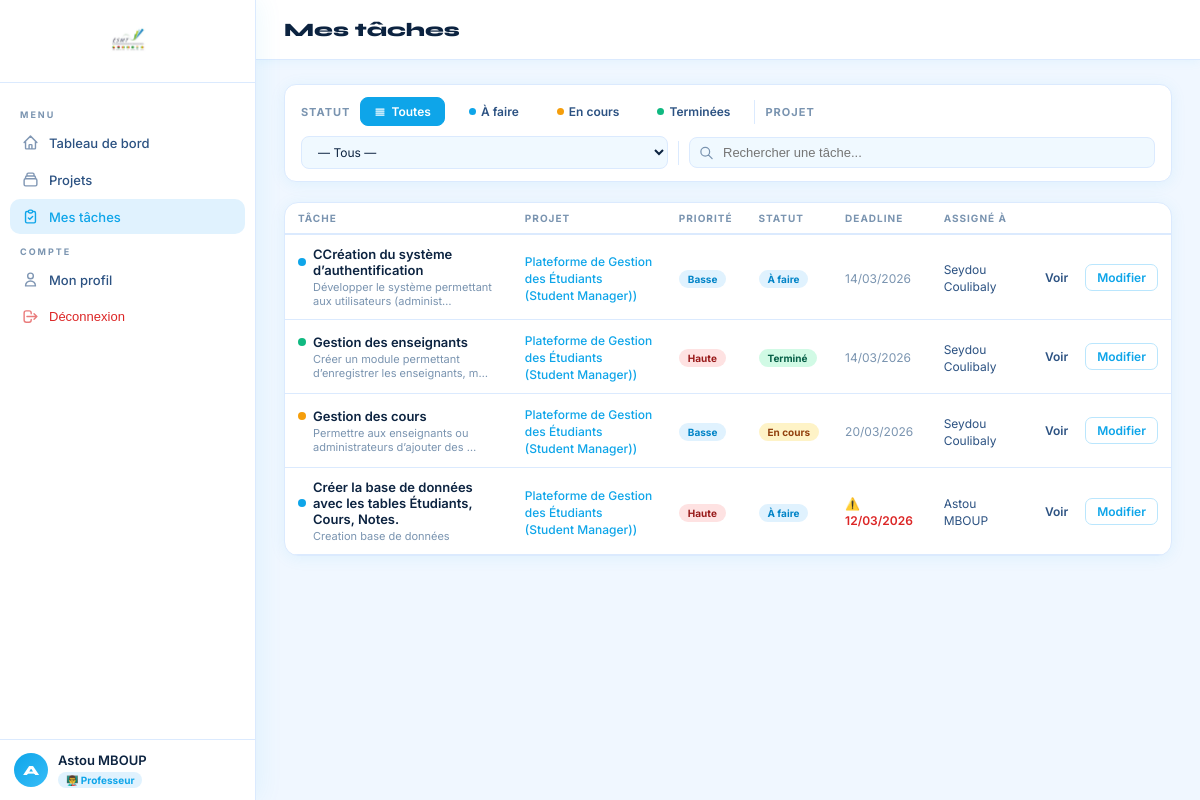
The page /tasks/ (signed in) on the database as committed earlier.
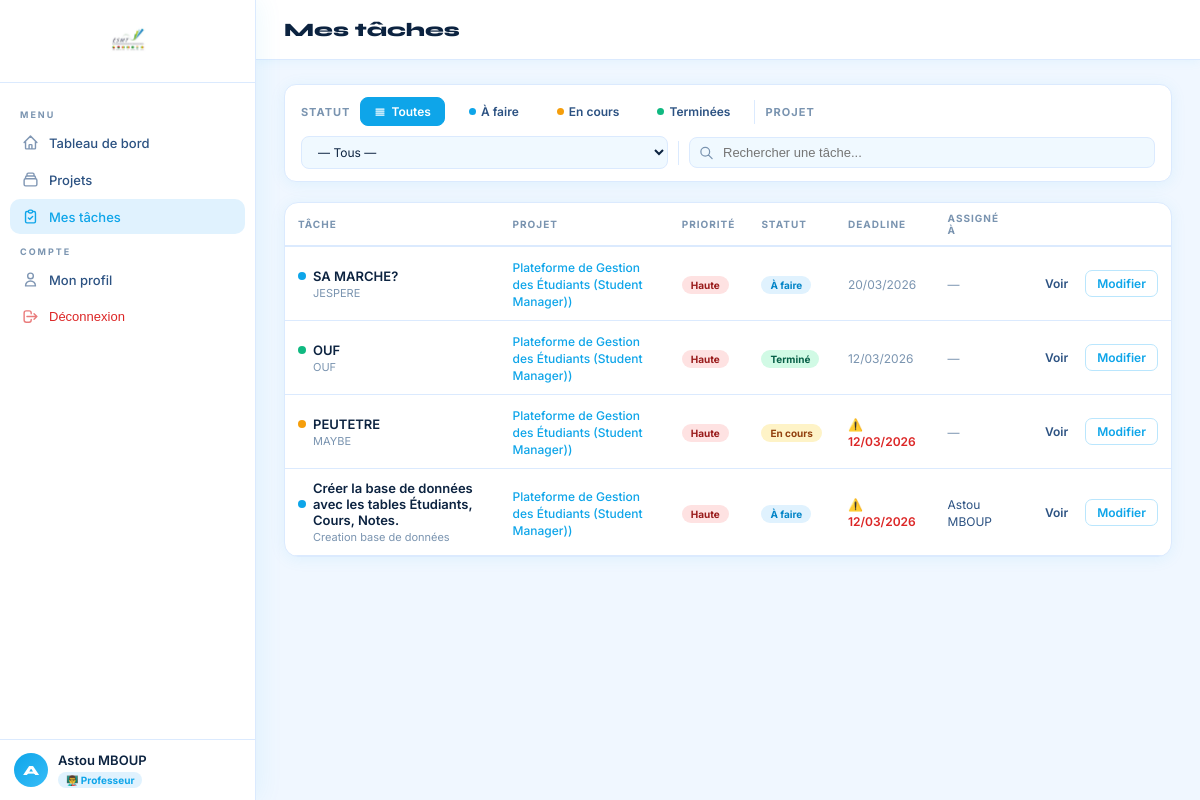
The same page on the database as committed later.
### users/models.py (models this page shows, shortened)
class User(AbstractUser):
    ROLE_ETUDIANT = 'etudiant'
    ROLE_PROFESSEUR = 'professeur'
    ROLE_CHOICES = [
        (ROLE_ETUDIANT, 'Étudiant'),
        (ROLE_PROFESSEUR, 'Professeur'),
    ]
    role = models.CharField(max_length=20, choices=ROLE_CHOICES, default=ROLE_ETUDIANT)
    avatar = models.ImageField(upload_to='avatars/', null=True, blank=True)
    bio = models.TextField(blank=True)
    class Meta:
        verbose_name = 'Utilisateur'
        verbose_name_plural = 'Utilisateurs'
    @property
    def is_professeur(self):
        return self.role == self.ROLE_PROFESSEUR

### tasks/models.py (models this page shows, shortened)
class Task(models.Model):
    STATUS_CHOICES = [
        ('a_faire', 'À faire'),
        ('en_cours', 'En cours'),
        ('termine', 'Terminé'),
    ]
    PRIORITY_CHOICES = [
        ('basse', 'Basse'),
        ('moyenne', 'Moyenne'),
        ('haute', 'Haute'),
    ]
    project = models.ForeignKey(Project, on_delete=models.CASCADE, related_name='tasks')
    title = models.CharField(max_length=200)
    description = models.TextField(blank=True)
    deadline = models.DateTimeField()
    status = models.CharField(max_length=20, choices=STATUS_CHOICES, default='a_faire')
    priority = models.CharField(max_length=10, choices=PRIORITY_CHOICES, default='moyenne')
    assigned_to = models.ForeignKey(
        User, on_delete=models.SET_NULL, null=True, blank=True,
        related_name='assigned_tasks'
    )
    created_by = models.ForeignKey(User, on_delete=models.CASCADE, related_name='created_tasks')
    created_at = models.DateTimeField(auto_now_add=True)
    updated_at = models.DateTimeField(auto_now=True)
    completed_at = models.DateTimeField(null=True, blank=True)
    class Meta:
        verbose_name = 'Tâche'
        verbose_name_plural = 'Tâches'
        ordering = ['-created_at']
    @property
    def is_overdue(self):
        from django.utils import timezone
        if not self.deadline:
            return False
        return self.status != 'termine' and self.deadline < timezone.now()

### projects/models.py (models this page shows, shortened)
class Project(models.Model):
    STATUS_CHOICES = [
        ('actif', 'Actif'),
        ('en_pause', 'En pause'),
        ('termine', 'Terminé'),
        ('archive', 'Archivé'),
    ]
    name = models.CharField(max_length=200)
    description = models.TextField(blank=True)
    creator = models.ForeignKey(User, on_delete=models.CASCADE, related_name='created_projects')
    members = models.ManyToManyField(User, related_name='member_projects', blank=True)
    status = models.CharField(max_length=20, choices=STATUS_CHOICES, default='actif')
    start_date = models.DateField(null=True, blank=True)
    end_date = models.DateField(null=True, blank=True)
    created_at = models.DateTimeField(auto_now_add=True)
    updated_at = models.DateTimeField(auto_now=True)
    class Meta:
        ordering = ['-created_at']

### tasks/views.py (the view)
# urls.py: path('', views.task_list_view, name='task-list'),
@login_required
def task_list_view(request):
    user = request.user
    status_filter = request.GET.get('status', '')
    project_filter = request.GET.get('project', '')
    from projects.models import Project
    accessible_projects = list(Project.objects.filter(creator=user)) + list(Project.objects.filter(members=user))
    tasks = Task.objects.filter(project__in=accessible_projects).select_related('project', 'assigned_to')
    if status_filter:
        tasks = tasks.filter(status=status_filter)
    if project_filter:
        tasks = tasks.filter(project_id=project_filter)
    return render(request, 'tasks/list.html', {
        'tasks': tasks,
        'status_filter': status_filter,
        'projects': accessible_projects,
    })

### templates/tasks/list.html (shortened to what this page needs)
{% extends 'base.html' %}
{% block page_title %}Mes tâches{% endblock %}
{% block content %}
<div class="filter-row">
  <span class="filter-label">Statut</span>
  <a href="{% url 'task-list' %}" class="ftab {% if not status_filter %}active{% endif %}">
    <svg width="12" height="12" fill="none" stroke="currentColor" viewBox="0 0 24 24"><path stroke-linecap="round" stroke-linejoin="round" stroke-width="2.5" d="M4 6h16M4 10h16M4 14h16M4 18h16"/></svg>
    Toutes
  </a>
  <a href="?status=a_faire{% if project_filter %}&project={{ project_filter }}{% endif %}" class="ftab {% if status_filter == 'a_faire' %}active{% endif %}">
    <span style="width:7px;height:7px;border-radius:50%;background:{% if status_filter == 'a_faire' %}white{% else %}#0ea5e9{% endif %};display:inline-block;"></span>
    À faire
  </a>
  <a href="?status=en_cours{% if project_filter %}&project={{ project_filter }}{% endif %}" class="ftab {% if status_filter == 'en_cours' %}active{% endif %}">
    <span style="width:7px;height:7px;border-radius:50%;background:{% if status_filter == 'en_cours' %}white{% else %}#f59e0b{% endif %};display:inline-block;"></span>
    En cours
  </a>
  <a href="?status=termine{% if project_filter %}&project={{ project_filter }}{% endif %}" class="ftab {% if status_filter == 'termine' %}active{% endif %}">
    <span style="width:7px;height:7px;border-radius:50%;background:{% if status_filter == 'termine' %}white{% else %}#10b981{% endif %};display:inline-block;"></span>
    Terminées
  </a>
  <span class="filter-label">Projet</span>
  {% if projects %}
  <select class="proj-select" onchange="location.href='?{% if status_filter %}status={{ status_filter }}&{% endif %}project='+this.value">
    <option value="">— Tous —</option>
  </select>
  {% endif %}
  <div class="search-wrap">
    <svg fill="none" stroke="currentColor" viewBox="0 0 24 24"><path stroke-linecap="round" stroke-linejoin="round" stroke-width="2" d="M21 21l-6-6m2-5a7 7 0 11-14 0 7 7 0 0114 0z"/></svg>
    <input type="text" id="searchInput" placeholder="Rechercher une tâche..." oninput="filterTasks(this.value)">
  </div>
</div>
{% if tasks %}
<div class="card" style="padding:0;overflow:hidden;">
  <table>
    <thead>
      <tr>
        <th>Tâche</th>
        <th>Projet</th>
        <th>Priorité</th>
        <th>Statut</th>
        <th>Deadline</th>
        <th>Assigné à</th>
        <th></th>
      </tr>
    </thead>
    <tbody id="tasksTable">
      {% for task in tasks %}
      <tr class="task-row" data-title="{{ task.title|lower }}">
        <td>
          <div style="font-weight:600;color:var(--text);font-size:13px;display:flex;align-items:center;gap:7px;">
            <span class="dot {% if task.status == 'termine' %}dot-green{% elif task.status == 'en_cours' %}dot-yellow{% else %}dot-blue{% endif %}"></span>
            {{ task.title }}
          </div>
          {% if task.description %}
          <div style="font-size:11px;color:var(--muted);margin-top:2px;padding-left:15px;">{{ task.description|truncatechars:60 }}</div>
          {% endif %}
        </td>
        <td>
          <a href="{% url 'project-detail' task.project.pk %}" style="color:var(--blue);text-decoration:none;font-size:12px;font-weight:500;">
            {{ task.project.name }}
          </a>
        </td>
        <td>
          <span class="badge {% if task.priority == 'haute' or task.priority == 'urgente' %}badge-danger{% elif task.priority == 'normale' %}badge-info{% else %}badge-blue{% endif %}">
            {{ task.get_priority_display }}
          </span>
        </td>
        <td>
          <span class="badge {% if task.status == 'termine' %}badge-success{% elif task.status == 'en_cours' %}badge-warning{% else %}badge-info{% endif %}">
            {{ task.get_status_display }}
          </span>
        </td>
        <td>
          <span style="font-size:12px;{% if task.is_overdue and task.status != 'termine' %}color:var(--danger);font-weight:600;{% else %}color:var(--muted);{% endif %}">
            {% if task.is_overdue and task.status != 'termine' %}⚠️ {% endif %}
            {{ task.deadline|date:"d/m/Y" }}
          </span>
        </td>
        <td>
          {% if task.assigned_to %}
          <span style="font-size:12px;color:var(--text2);">{{ task.assigned_to.get_full_name|default:task.assigned_to.username }}</span>
          {% else %}
          <span style="color:var(--muted);font-size:12px;">—</span>
          {% endif %}
        </td>
        <td>
          <div style="display:flex;gap:6px;">
            <a href="{% url 'task-detail' task.pk %}" class="btn btn-ghost btn-sm">Voir</a>
            {% if task.assigned_to == request.user or task.project.creator == request.user %}
            <a href="{% url 'task-edit' task.pk %}" class="btn btn-outline btn-sm">Modifier</a>
            {% endif %}
          </div>
        </td>
      </tr>
      {% endfor %}
    </tbody>
  </table>
</div>
{% else %}
<div class="empty-state" style="padding:80px 20px;">
  <div class="empty-icon">📋</div>
  <h3>Aucune tâche trouvée</h3>
  <p>{% if status_filter %}Aucune tâche avec ce statut.{% else %}Aucune tâche pour le moment.{% endif %}</p>
</div>
{% endif %}
{% endblock %}

### templates/base.html (shortened to what this page needs)
<!DOCTYPE html>
<html lang="fr">
<head>
</head>
<body>
<aside class="sidebar">
  <div class="sidebar-logo">
    <img alt="ESMT Logo"/>
  </div>
  <nav class="sidebar-nav">
    <div class="nav-section">Menu</div>
    <a href="{% url 'dashboard' %}" class="nav-item {% if 'dashboard' in request.resolver_match.url_name %}active{% endif %}">
      <svg width="17" height="17" fill="none" stroke="currentColor" viewBox="0 0 24 24"><path stroke-linecap="round" stroke-linejoin="round" stroke-width="2" d="M3 12l2-2m0 0l7-7 7 7M5 10v10a1 1 0 001 1h3m10-11l2 2m-2-2v10a1 1 0 01-1 1h-3m-6 0a1 1 0 001-1v-4a1 1 0 011-1h2a1 1 0 011 1v4a1 1 0 001 1m-6 0h6"/></svg>
      Tableau de bord
    </a>
    <a href="{% url 'project-list' %}" class="nav-item {% if 'project' in request.resolver_match.url_name %}active{% endif %}">
      <svg width="17" height="17" fill="none" stroke="currentColor" viewBox="0 0 24 24"><path stroke-linecap="round" stroke-linejoin="round" stroke-width="2" d="M19 11H5m14 0a2 2 0 012 2v6a2 2 0 01-2 2H5a2 2 0 01-2-2v-6a2 2 0 012-2m14 0V9a2 2 0 00-2-2M5 11V9a2 2 0 012-2m0 0V5a2 2 0 012-2h6a2 2 0 012 2v2M7 7h10"/></svg>
      Projets
    </a>
    <a href="{% url 'task-list' %}" class="nav-item {% if 'task' in request.resolver_match.url_name %}active{% endif %}">
      <svg width="17" height="17" fill="none" stroke="currentColor" viewBox="0 0 24 24"><path stroke-linecap="round" stroke-linejoin="round" stroke-width="2" d="M9 5H7a2 2 0 00-2 2v12a2 2 0 002 2h10a2 2 0 002-2V7a2 2 0 00-2-2h-2M9 5a2 2 0 002 2h2a2 2 0 002-2M9 5a2 2 0 012-2h2a2 2 0 012 2m-6 9l2 2 4-4"/></svg>
      Mes tâches
    </a>
    <div class="nav-section">Compte</div>
    <a href="{% url 'profile' %}" class="nav-item {% if request.resolver_match.url_name == 'profile' %}active{% endif %}">
      <svg width="17" height="17" fill="none" stroke="currentColor" viewBox="0 0 24 24"><path stroke-linecap="round" stroke-linejoin="round" stroke-width="2" d="M16 7a4 4 0 11-8 0 4 4 0 018 0zM12 14a7 7 0 00-7 7h14a7 7 0 00-7-7z"/></svg>
      Mon profil
    </a>
    <form method="post" action="{% url 'logout' %}" style="margin:0;">
      <button type="submit" class="nav-item danger" style="width:100%;border:none;background:none;cursor:pointer;text-align:left;">
        <svg width="17" height="17" fill="none" stroke="currentColor" viewBox="0 0 24 24"><path stroke-linecap="round" stroke-linejoin="round" stroke-width="2" d="M17 16l4-4m0 0l-4-4m4 4H7m6 4v1a3 3 0 01-3 3H6a3 3 0 01-3-3V7a3 3 0 013-3h4a3 3 0 013 3v1"/></svg>
        Déconnexion
      </button>
    </form>
  </nav>
  {% if user.is_authenticated %}
  <div class="sidebar-user">
    <div class="user-av">{{ user.username|first|upper }}</div>
    <div>
      <div class="user-name">{{ user.get_full_name|default:user.username }}</div>
      <span class="user-role {% if not user.is_professeur %}etudiant{% endif %}">
        {% if user.is_professeur %}👨‍🏫 Professeur{% else %}🎓 Étudiant{% endif %}
      </span>
    </div>
  </div>
  {% endif %}
</aside>
<div class="main">
  <div class="topbar">
    <div class="topbar-title">{% block page_title %}{% endblock %}</div>
  </div>
  <div class="content">
    {% block content %}{% endblock %}
  </div>
</div>
</body>
</html>

Rows that differ between the two databases and show on the page:
changed Task: title "CCréation du système d’authentification" → "SA MARCHE?"; description "Développer le système permettant aux utilisateurs (administ…" → "JESPERE"; priority "Basse" → "Haute"; deadline "14/03/2026" → "20/03/2026"; assigned_to.get_full_name "Seydou Coulibaly" → (not shown); now shows "—"
changed Task "Terminé": title "Gestion des enseignants" → "OUF"; description "Créer un module permettant d’enregistrer les enseignants, m…" → "OUF"; deadline "14/03/2026" → "12/03/2026"; assigned_to.get_full_name "Seydou Coulibaly" → (not shown); now shows "—"
changed Task "En cours": title "Gestion des cours" → "PEUTETRE"; description "Permettre aux enseignants ou administrateurs d’ajouter des …" → "MAYBE"; priority "Basse" → "Haute"; deadline "20/03/2026" → "12/03/2026"; assigned_to.get_full_name "Seydou Coulibaly" → (not shown); now shows "⚠️"; now shows "—"
